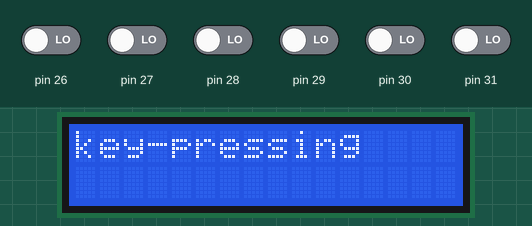
Bench run of a sketch on a simulated Arduino Mega 2560, built with avr-gcc and run on an emulated ATmega2560. Shown: 16×2 character LCD. The test bench sets the inputs (shaded band); at power-on: pin 26–31 LOW.

Above: at 2.2 s.
2.3 s: pin 26 driven HIGH
10.4 s: pin 27 driven HIGH
At 16.1 s:
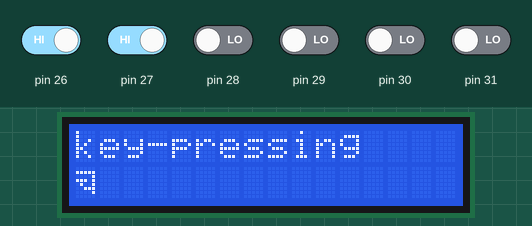
18.5 s: pin 28 driven HIGH
At 24.8 s:
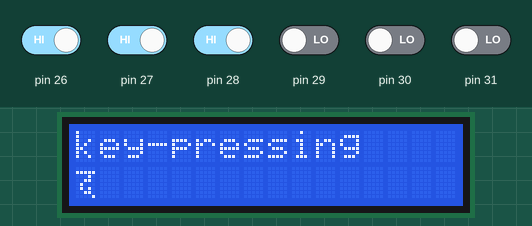
26.7 s: pin 29 driven HIGH
At 32.3 s:
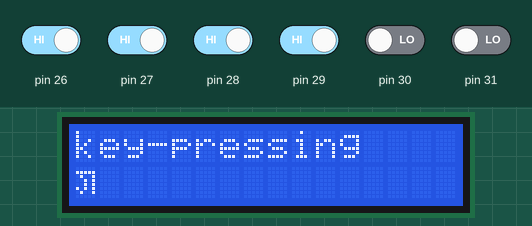
35.0 s: pin 30 driven HIGH
At 41.0 s:
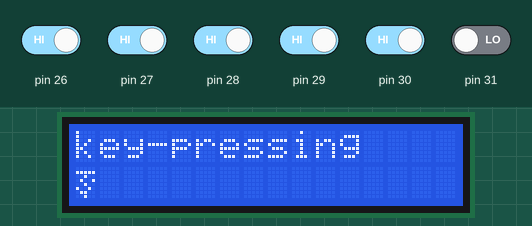
43.2 s: pin 31 driven HIGH
At 49.6 s:
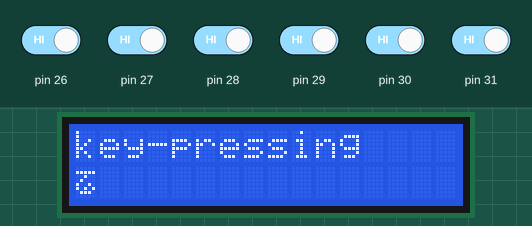
Timing chart, 0 to 51.1 s (numbered marks = the images above; inputs shaded):
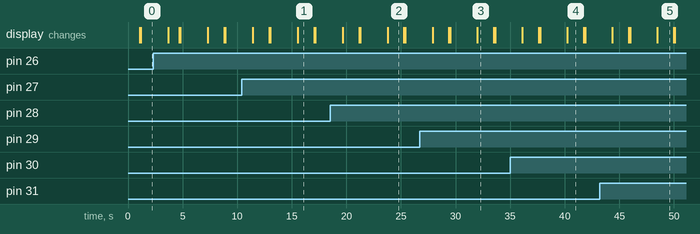

Measured:
- what the display in image 1 shows lasts 1.5 s, from 15.5 s to 17.0 s

The sketch:

eng_hindi_LCD_sense.ino
```cpp
// include the library code:
#include <LiquidCrystal.h>

// initialize the library with the numbers of the interface pins
LiquidCrystal lcd(6, 7, 5, 4, 3, 2);
int b1,b2,b3,b4,b5,b6,data=0;

//data and datav
const char charac[]={'a','b','c','d','e','f','g','h','i','j','k','l','m','n','o','p','q','r','s','t','u','v','w','x','y','z','0','1','2','3','4','5','6','7','8','9'};
const int charv[]={0b000001,0b000101,0b000011,0b001011,0b001001,0b000111,0b001111,0b001101,0b000110,0b001110,0b010001,0b010101,0b010011,0b011011,0b011001,0b010111,0b011111,0b011101,0b010110,0b011110,0b110001,0b110101,0b101110,0b110011,0b111011,0b111001};
const int charhv[]={0b000001,0b011010,0b000110,0b011000,0b110001,0b101101,0b001001,0b010010,0b011001,0b100110,0b010001,0b100010,0b001111,0b100101,0b110010,0b000011,0b100001,0b001110,0b111000,0b001100,0b111110,0b101110,0b100111,0b111111,0b111010,0b011110,0b101011,0b001011,0b110110,0b011011,0b010111,0b011100,0b000101,0b001010,0b010011,0b111011,0b011101,0b010101,0b110101,0b101010,0b100011,0b110111,0b010110,0b001101,0b011111,0b101001,0b000010,0b101111,0b100000,0b100100};
static int lang_key=1;

//vyanjan and swarr(c37)
byte c0[8]= {  0b00000,  0b11011,  0b00101,  0b00101,  0b01111,  0b00101,  0b11001,  0b00000};
byte c1[8]= {  0b00000,  0b11111,  0b00100,  0b01000,  0b00110,  0b01010,  0b01100,  0b00010};
byte c2[8]= {  0b00110,  0b00100,  0b00100,  0b01000,  0b00110,  0b01010,  0b01100,  0b00010};
byte c3[8]= {  0b00000,  0b11111,  0b01100,  0b00010,  0b01100,  0b00010,  0b01100,  0b00000};
byte c4[8]= {  0b00000,  0b11111,  0b11000,  0b00100,  0b11011,  0b00101,  0b11001,  0b00000};
byte c5[8]= {  0b00000,  0b11111,  0b10010,  0b10010,  0b01000,  0b00100,  0b00010,  0b00000};
byte c6[8]= {  0b01000,  0b00100,  0b10010,  0b10010,  0b01000,  0b00100,  0b00010,  0b00000};
byte c7[8]= {  0b00000,  0b11111,  0b00100,  0b01110,  0b10101,  0b01110,  0b00100,  0b00000};
byte c8[8]= {  0b00000,  0b11111,  0b01001,  0b01011,  0b10101,  0b10011,  0b01101,  0b00000};
byte c9[8]= {  0b00000,  0b11111,  0b01001,  0b00101,  0b00101,  0b10101,  0b01001,  0b00000};
byte c10[8]={  0b00000,  0b11111,  0b01001,  0b10001,  0b01001,  0b10011,  0b01101,  0b00000};
byte c11[8]={  0b00000,  0b11111,  0b00100,  0b01001,  0b00100, 0b10010,  0b01100,  0b00000};
byte c12[8]={  0b00000,  0b11111,  0b00001,  0b11101,  0b01001,  0b00111,  0b00001,  0b00000};
byte c13[8]={  0b00000,  0b11111,  0b01001,  0b10010,  0b01001,  0b10011,  0b01101,  0b00000};
byte c14[8]={  0b00000,  0b11111,  0b00001,  0b10111,  0b10101,  0b11101, 0b00001,  0b00000};
byte c15[8]={  0b00000,  0b11111,  0b01001,  0b10001,  0b01011,  0b00101,  0b11001,  0b01000};
byte c16[8]={  0b00000,  0b11111,  0b00001,  0b01101,  0b00011,  0b01101,  0b00001,  0b00000};
byte c17[8]={  0b00000,  0b11111,  0b00010,  0b00110,  0b01000,  0b01000,  0b00110,  0b00000};
byte c18[8]={  0b00000,  0b11111,  0b00100,  0b00100,  0b01010,  0b01010,  0b00100,  0b00000};
byte c19[8]={  0b00000,  0b11111,  0b00100,  0b01000,  0b00110,  0b10001,  0b01110,  0b00000};
byte c20[8]={  0b00000,  0b11111,  0b00100,  0b01000,  0b10010,  0b10101,  0b01110,  0b00000};
byte c21[8]={  0b00000,  0b11111,  0b10101,  0b10101,  0b10101,  0b10101,  0b01001,  0b00000};
byte c22[8]={  0b00000,  0b11111,  0b00001,  0b00111,  0b01001,  0b01001,  0b01001,  0b00000};
byte c23[8]={  0b00000,  0b11111,  0b01001,  0b10101,  0b01001,  0b10011,  0b01101,  0b00000};
byte c24[8]={  0b00000,  0b11111,  0b00010,  0b00110,  0b01000,  0b01010,  0b00110,  0b00001};
byte c25[8]={  0b00000,  0b01011,  0b10101,  0b01001,  0b10001,  0b10011,  0b01101,  0b00000};
byte c26[8]={  0b00000,  0b11111,  0b00001,  0b00001,  0b01111,  0b10101,  0b01001,  0b00000};
byte c27[8]={  0b00000,  0b11111,  0b01001,  0b01001,  0b00111,  0b00001,  0b00001,  0b00000};
byte c28[8]={  0b00000,  0b11111,  0b10100,  0b10100,  0b01111,  0b00101,  0b00101,  0b00000};
byte c29[8]={  0b00000,  0b11111,  0b00001,  0b00111,  0b01101,  0b01011,  0b00111,  0b00001};
byte c30[8]={  0b00000,  0b01011,  0b10101,  0b01101,  0b00101,  0b01111,  0b10101,  0b01001};
byte c31[8]={  0b00000,  0b11111,  0b00101,  0b00101,  0b01111,  0b10101,  0b01001,  0b00000};
byte c32[8]={  0b10010,  0b01100,  0b10010,  0b10010,  0b01000,  0b00100,  0b00010,  0b00000};
byte c33[8]={  0b00000,  0b11111,  0b01100,  0b00010,  0b00100,  0b01000,  0b00100,  0b00000};
byte c34[8]={  0b00000,  0b11111,  0b00010,  0b11010,  0b10101,  0b10101,  0b01010,  0b00000};
byte c35[8]={  0b00000,  0b11111,  0b00001,  0b00111,  0b01001,  0b01001,  0b00111,  0b00001};
byte c36[8]={  0b00000,  0b11111,  0b00001,  0b01011,  0b10101,  0b10001,  0b01001,  0b00000};
byte c37[8]={  0b00000,  0b01011,  0b10101,  0b01101,  0b00101,  0b11101,  0b01001,  0b00100};
byte c38[8]={  0b00000,  0b11111,  0b01101,  0b01011,  0b00111,  0b00001,  0b00001,  0b00000};
byte c39[8]={  0b00000,  0b11111,  0b10001,  0b01001,  0b10111,  0b01001,  0b00101,  0b00000};
byte c40[8]={  0b00000,  0b11111,  0b00100,  0b01000,  0b01100,  0b10010,  0b10000,  0b01100};
byte c41[8]={  0b00000,  0b01011,  0b10101,  0b01001,  0b10011,  0b10101,  0b01001,  0b00100};
byte c42[8]={  0b00000,  0b11111,  0b00001,  0b00111,  0b10101,  0b11001,  0b01001,  0b00000};
byte c43[8]={  0b00000,  0b00000,  0b00000,  0b00000,  0b00000,  0b01000,  0b00100,  0b00010};
byte c44[8]={  0b00000,  0b11111,  0b00100,  0b01001,  0b00100,  0b10010,  0b01100,  0b00100};
byte c45[8]={  0b00000,  0b11111,  0b01001,  0b01001,  0b10001,  0b10011,  0b01101,  0b00000};


//double cell swarrs
byte dcp0[8]={  0b00000,  0b00000,  0b01110,  0b00001,  0b01110,  0b00001,  0b01110,  0b00000};

byte dcp1[8]={  0b00000,  0b00000,  0b11111,  0b01010,  0b11010,  0b01010,  0b01010,  0b00000};
byte dcp2[8]={  0b00100,  0b00010,  0b11111,  0b01010,  0b11010,  0b01010,  0b01010,  0b00000};
byte dcp3[8]={  0b00101,  0b00010, 0b11111,  0b01010,  0b11010,  0b01010,  0b01010,  0b00000};
byte dcp4[8]={  0b00000,  0b00000,  0b11100,  0b01010,  0b11000,  0b01010,  0b01000,  0b00000};

//digits
byte d0[8]{  0b00000,  0b00100,  0b01010,  0b01010,  0b01010,  0b01010,  0b00100,  0b00000};
byte d1[8]{  0b00000,  0b00100,  0b01010,  0b00100,  0b01000,  0b00100,  0b00010,  0b00000};
byte d2[8]{  0b00000,  0b01100,  0b00010,  0b00100,  0b01000,  0b00100,  0b00010,  0b00000};
byte d3[8]{  0b00000,  0b01100,  0b00010,  0b01100,  0b00010,  0b01010,  0b01100,  0b00100};
byte d4[8]{  0b00000,  0b10001,  0b10001,  0b01010,  0b00100,  0b01010,  0b00100,  0b00000};
byte d5[8]{  0b00000,  0b10000,  0b10010,  0b10011,  0b01110,  0b00010,  0b00010,  0b00000};
byte d6[8]{  0b00000,  0b00110,  0b01000,  0b00110,  0b01000,  0b01010,  0b00110,  0b00010};
byte d7[8]{  0b00000,  0b10000,  0b10000,  0b10010,  0b10101,  0b10011,  0b01110,  0b00000};
byte d8[8]{  0b00000,  0b00010,  0b00100,  0b01000,  0b10000,  0b10000,  0b01110,  0b00000};
byte d9[9]{  0b00000,  0b01000,  0b10100,  0b11000,  0b01000,  0b00100,  0b00010,  0b00100};

//blank cells
byte b01[8]
{
   0b00000,0b00000,0b00000,0b00000,0b00000,0b00000,0b00000,0b00000
};

byte *array[50] = {c0,b01,c1,c2,c3,
                  c4,c5,c6,b01,b01,
                  c7,c8,c9,c10,c11,
                  c12,c13,c14,c15,c16,
                  c17,c18,c19,c20,c21,
                  c22,c23,c24,c25,c26,
                  c27,c28,c29,c30,c31,
                  c32,c33,c34,c35,c36,
                  c37,c38,c39,c40,c41,
                  c42,c43,c44,b01,c45
                   };

byte *array2[8]={ dcp0,dcp1,
                  dcp0,dcp2,
                  dcp0,dcp3,
                  dcp0,dcp4};

byte *array3[10]={d0,d1,d2,d3,d4,d5,d6,d7,d8,d9};


void keypad_Sense()
{
  int exist=0;   // user entered data exist in our arrays
  lcd.clear();
  delay(110);
  lcd.print("key-pressing");
  lcd.setCursor(0,1);
  delay(500);

  //we have manual button enabled till here
    b1=digitalRead(27);
    b2=digitalRead(26);
    b3=digitalRead(29);
    b4=digitalRead(28);
    b5=digitalRead(31);
    b6=digitalRead(30);

    delay(1000);
//    Serial.println();
//    Serial.write("b1 :  ");Serial.println(b1);
//    Serial.write("b2 :  ");Serial.println(b2);
//    Serial.write("b3 :  ");Serial.println(b3);
//    Serial.write("b4 :  ");Serial.println(b4);
//    Serial.write("b5 :  ");Serial.println(b5);
//    Serial.write("b6:  ");Serial.println(b6);

    //cascade content it a particular value
    data=(b1)|(b2<<1)|(b3<<2)|(b4<<3)|(b5<<4)|(b6<<5);

   // Serial.write("data :  ");Serial.println(data);

    //till here we have the data what user want ?
    delay(1000);

    //check the language of the input
        if(lang_key==0 )    //english
        {
            // ckeck firsthand whether we have data of it or not
            //time for display it
            for(int x=0;x<26;x++)
            {
                // here the binary-format changes implicity to int and then
                //comapre to data
                if (charv[x]==data)
                {
                    //success finding character
                    exist =1 ;   //yes we have the character
                    //Serial.println("we have the english character");
                    lcd.print(charac[x]);
                    //Serial.println(charac[x]);
                }
                //not found at this index .... go for next index
            }
            //not found at--- all   ..  i.e exist 0(no)
            if(exist==0)
            {
                //Serial.println("Invalid Input!!");
                lcd.print("Invalid Char");
            }
            if(exist==1)
            {

                //set back to default for next char detection....
                exist=0;
            }
        }
        else if(lang_key==1)   //hindi
        {
            // ckeck firsthand whether we have data of it or not
            //time for display it
            for(int x=0;x<50;x++)
            {
                // here the binary-format changes implicity to int and then
                //comapre to data
                if (charhv[x]==data)
                {
                    //success finding character
                    exist =1 ;   //yes we have the character
                    //Serial.println("we have the hindi character");
                    //Serial.println("index: ");Serial.print(x);
                    generate_print(x);
                }
                //not found at this index .... go for next index
            }
            //not found at--- all   ..  i.e exist 0(no)
            if(exist==0)
            {
                //Serial.println("Invalid Input!!");
                lcd.print("Aanuchit Akshar");
            }
            if(exist==1)
            {
                //set back to default for next char detection....
                exist=0;
            }
        }

}
void generate_print(int row)
{

    if(row==1)
    {
        int db=0;
        lcd.createChar(1,array2[db]);
        lcd.createChar(2,array2[db+1]);
        lcd.setCursor(0,1);
        lcd.write(1);
        lcd.write(2);

        delay(1000);
    }
    else if(row==8)
    {
        int db=0;
        lcd.createChar(1,array2[db+2]);
        lcd.createChar(2,array2[db+3]);
        lcd.setCursor(0,1);
        lcd.write(1);
        lcd.write(2);
        delay(1000);
    }
    else if(row==9)
    {
        int db=0;
        lcd.createChar(1,array2[db+4]);
        lcd.createChar(2,array2[db+5]);
        lcd.setCursor(0,1);
        lcd.write(1);
        lcd.write(2);
        delay(1000);
    }
    else if(row==48)
    {
        int db=0;
        lcd.createChar(1,array2[db+6]);
        lcd.createChar(2,array2[db+7]);
        lcd.setCursor(0,1);
        lcd.write(1);
        lcd.write(2);
        delay(1000);
    }
    else{
        lcd.createChar(1,array[row]);
        lcd.setCursor(0,1);
        lcd.write(1);

    }

    delay(500);

}
void setup() {
  // set up the LCD's number of columns and rows:
  lcd.begin(16, 2);
  // Print a message to the LCD.
  lcd.print("Select Auto:Training");
lcd.setCursor(0,1);
 lcd.print("Select Key:pressing");
 delay(1000);
}

void loop() {
do{

  lcd.print("key-pressing");
  lcd.setCursor(0,1);
      keypad_Sense();
      delay(1000);
    }while(1);
}
```
